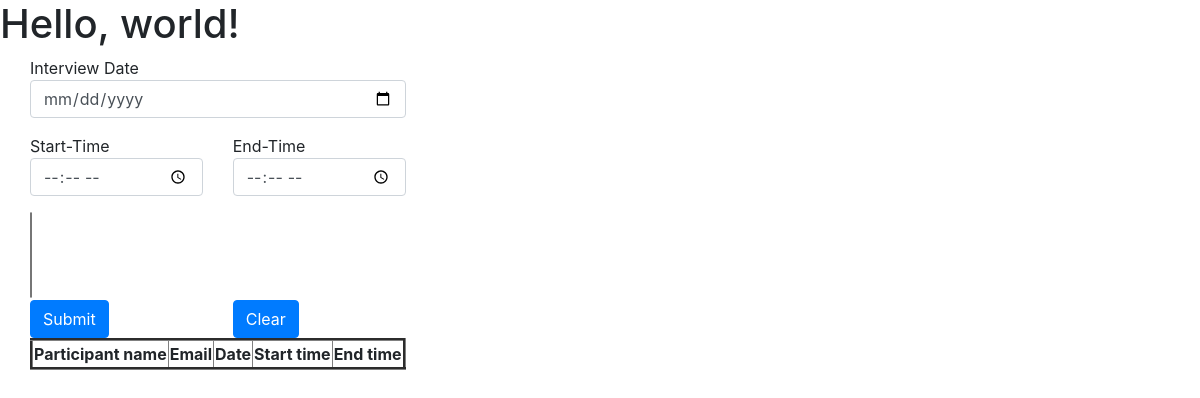
/, run on an earlier commit of the app's database.
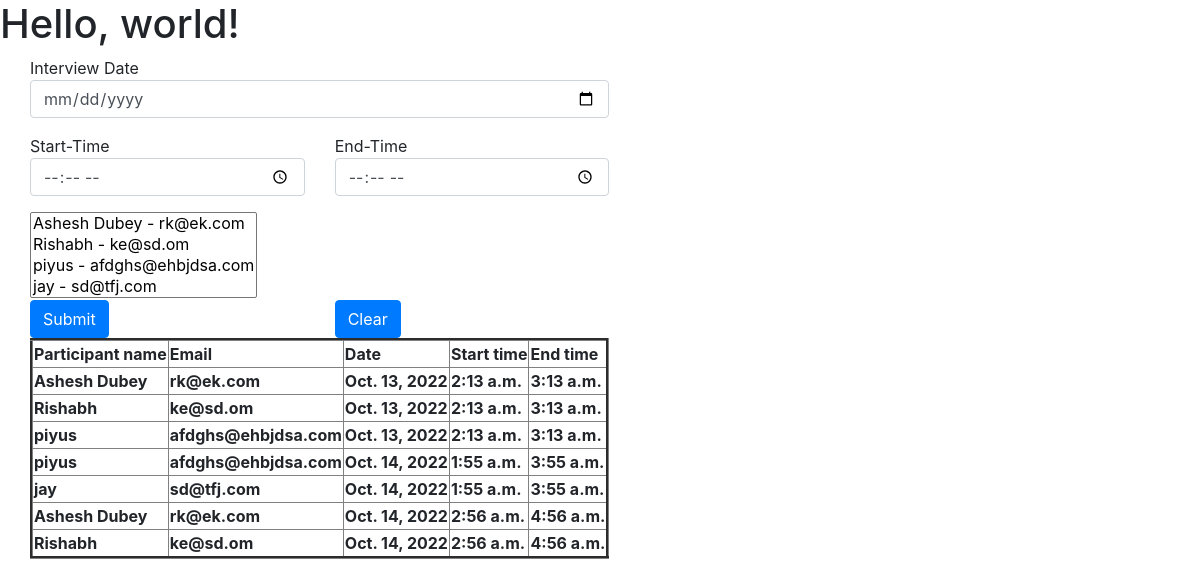
And on a later commit of the database.
### home/models.py (models this page shows, shortened)
class Schedule(models.Model):
    slot = models.ForeignKey("Slot", on_delete=models.CASCADE)
    candidate = models.ForeignKey("Candidate", on_delete=models.CASCADE)

class Candidate(models.Model):
    name = models.CharField(max_length=122)
    email = models.EmailField(unique=True)

class Slot(models.Model):
    interview_date = models.DateField(null=True)
    start_time = models.TimeField(null=True)
    end_time = models.TimeField(null=True)

### home/views.py (the view, shortened to what this page needs)
# urls.py: path('', views.schedule, name='schedule' ),
def schedule(request):
    candidate = Candidate.objects.all()
    schedules = Schedule.objects.all()
    context={
        'candidate':candidate,
        'schedule':schedules
    }
    return render(request, 'schedule.html',context)

### templates/schedule.html (shortened to what this page needs)
<!doctype html>
<html lang="en">
  <head>
    <link rel="stylesheet" href="https://cdn.jsdelivr.net/npm/bootstrap@4.3.1/dist/css/bootstrap.min.css">
  </head>
  <body>
    <h1>Hello, world!</h1>
    <div id="booking" class="section">
    <div class="section-center">
    <div class="container">
    <div class="row">
    <div class="booking-form">
    <form action="{% url 'schedule' %}" method="post">
        <div class="form-group">
            <span class="form-label">Interview Date</span>
            <input class="form-control" type="date" name="date" required>
        </div>
        <div class="row no-margin">
        <div class="col-sm-6">
        <div class="form-group">
        <span class="form-label">Start-Time</span>
        <input class="form-control" type="time" name="start-time" required>
        </div>
        </div>
        <div class="col-sm-6">
        <div class="form-group">
        <span class="form-label">End-Time</span>
        <input class="form-control" type="time" name="end-time" required>
        </div>
        </div>
        </div>
        <select data-placeholder="Begin typing a name to filter..." multiple class="chosen-select" name="test" required>
          {% for each in candidate %}
          <option value = {{each.id}}>{{each.name}} - {{each.email}}</option>
          {% endfor %}
        </select>
        <div class="row no-margin">
            <div class="col-sm-6">
                <div class="form-btn">
                    <button type="submit" value="submit" class="btn btn-primary">Submit</button>
                </div>
            </div>
            <div class="col-sm-6">
                <div class="form-btn">
                    <button type="reset" class="btn btn-primary">Clear</button>
                </div>
            </div>
        </div>
    </form>
    <table border=3px>
      <tr>
        <th>Participant name</th>
        <th> Email</th>
        <th> Date</th>
        <th> Start time</th>
        <th> End time</th>
      </tr>
        {% for entry in schedule %}
        <tr>
          <th>{{entry.candidate.name}}</th>
          <th>{{entry.candidate.email}}</th>
          <th>{{entry.slot.interview_date}}</th>
          <th>{{entry.slot.start_time}}</th>
          <th>{{entry.slot.end_time}}</th>
        </tr>
        {% endfor %}
    </table>
    </div>
    </div>
    </div>
    </div>
    </div>
  </body>
</html>

What changed in the data, as far as the page shows it:
added Schedule: candidate.name "Ashesh Dubey", candidate.email "rk@ek.com", slot.interview_date "Oct. 13, 2022", slot.start_time "2:13 a.m.", slot.end_time "3:13 a.m."
added Schedule: candidate.name "Rishabh", candidate.email "ke@sd.om", slot.interview_date "Oct. 13, 2022", slot.start_time "2:13 a.m.", slot.end_time "3:13 a.m."
added Schedule: candidate.name "piyus", candidate.email "afdghs@ehbjdsa.com", slot.interview_date "Oct. 13, 2022", slot.start_time "2:13 a.m.", slot.end_time "3:13 a.m."
added Schedule: candidate.name "piyus", candidate.email "afdghs@ehbjdsa.com", slot.interview_date "Oct. 14, 2022", slot.start_time "1:55 a.m.", slot.end_time "3:55 a.m."
added Schedule: candidate.name "jay", candidate.email "sd@tfj.com", slot.interview_date "Oct. 14, 2022", slot.start_time "1:55 a.m.", slot.end_time "3:55 a.m."
added Schedule: candidate.name "Ashesh Dubey", candidate.email "rk@ek.com", slot.interview_date "Oct. 14, 2022", slot.start_time "2:56 a.m.", slot.end_time "4:56 a.m."
added Schedule: candidate.name "Rishabh", candidate.email "ke@sd.om", slot.interview_date "Oct. 14, 2022", slot.start_time "2:56 a.m.", slot.end_time "4:56 a.m."
Also different on the page:
form field test: (not shown) → "Ashesh Dubey - rk@ek.com / Rishabh - ke@sd.om / piyus - afdghs@ehbjdsa.com / jay - sd@tfj.com"
